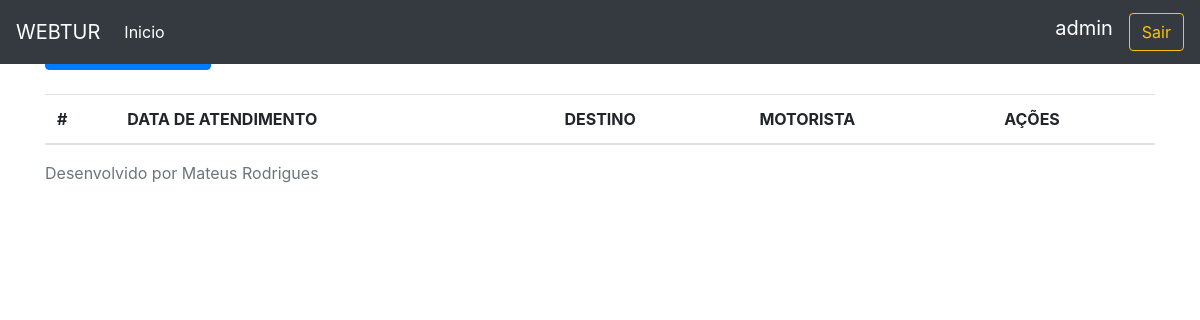
The app's page /atendimento/ (signed in), older data.
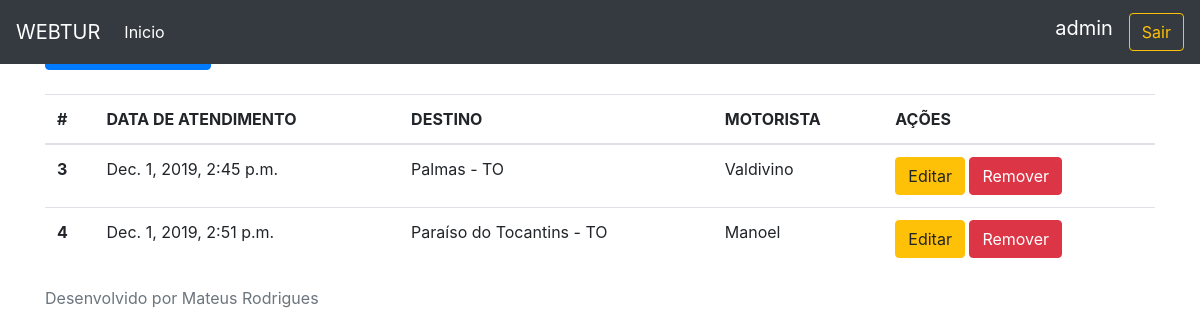
The same page, newer data.
### website/models.py (models this page shows, shortened)
class Atendimento(models.Model):
    motorista = models.ForeignKey(Funcionario,on_delete=models.CASCADE)
    veiculo = models.ForeignKey(Veiculo,on_delete=models.CASCADE)
    data_atendimento = models.DateTimeField(auto_now_add=True)
    destino = models.CharField(max_length=255,null=False,blank=False)
    observacao = models.CharField(max_length=255,null=True,blank=True, verbose_name='observação')

class Funcionario(models.Model):
    nome = models.CharField(max_length=255,null=False,blank=False)
    sobrenome = models.CharField(max_length=255,null=False,blank=False)
    cpf = models.CharField(max_length=14,null=False,blank=False)
    tempo_de_servico = models.IntegerField(default=0,null=False,blank=False)
    remuneracao = models.DecimalField(max_digits=8,decimal_places=2,null=False,blank=False)
    class Meta:
        ordering = ['nome']
        verbose_name = 'Funcionário'
    def __str__(self):
        return self.nome

### website/views.py (the view)
# urls.py: path('atendimento/', listaAtendimento, name="lista_atendimentos"),
@login_required
def listaAtendimento(request):
    lista_atendimento = Atendimento.objects.all()
    return render(request, 'lista_atendimento.html', context={'lista_atendimento': lista_atendimento})

### website/templates/lista_atendimento.html
{% extends 'base.html' %}
{% block conteudo %}
<mat-card>
    <mat-card-header><h5 class="text-center">Lista de Atendimentos</h5></mat-card-header>
</mat-card>
    <a class="btn btn-primary" role='button' href='/atendimento/add'>Novo Atendimento</a>
    <br />
    <br />
    <table class="table">
        <thead>
            <tr>
                <th scope="col">#</th>
                <th scope="col">DATA DE ATENDIMENTO</th>
                <th scope="col">DESTINO</th>
                <th scope="col">MOTORISTA</th>
                <th scope="col">AÇÕES</th>
            </tr>
        </thead>
        <tbody>
            {% for a in lista_atendimento %}
                <tr>
                    <th scope="row">{{ a.pk }}</th>
                    <td>{{ a.data_atendimento }}</td>
                    <td>{{ a.destino }}</td>
                    <td>{{a.motorista}}</td>
                    <td>
                        <a href="/atendimento/editar/{{a.pk}}" class="btn btn-warning" >Editar</a>
                        <a href="/atendimento/remover/{{a.pk}}" class="btn btn-danger" >Remover</a>
                    </td>
                </tr>
            {% endfor %}
        </tbody>
    </table>
{% endblock %}

Row changes from the older to the newer data that the page shows:
added Atendimento: pk "3", data_atendimento "Dec. 1, 2019, 2:45 p.m.", destino "Palmas - TO", motorista "Valdivino"
added Atendimento: pk "4", data_atendimento "Dec. 1, 2019, 2:51 p.m.", destino "Paraíso do Tocantins - TO", motorista "Manoel"
